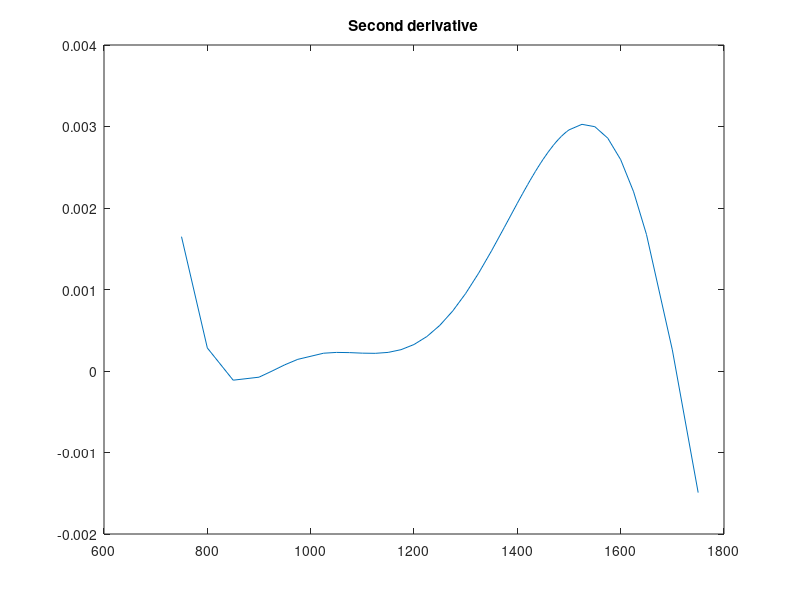

This figure's MATLAB source: (Note: this script raises an error after producing the figure.)
% ndiff_breelitz
% A quick implementation of the Breeden and Litzenberger (Journal of Busisness 1978) formula
% q(K)=d^2C/dK^2
% peter.gruber@usi.ch

clear
load optiondata
data=optiondata;          % underlying was 1455
K=optiondata(:,1);        % strikes
C=optiondata(:,2);        % call prices
plot(K,C)
title('Call price as function of strike K')

%% first derivative
C1=diff(C)./diff(K);
K1=1/2*(K(1:end-1)+K(2:end));
plot(K1,C1)
title('First derivative')


%% second derivative
C2=diff(C1)./diff(K1);
K2=1/2*(K1(1:end-1)+K1(2:end));
plot(K2,C2)
title('Second derivative')


%% polynomial approximation
P = polyfit(K,C,8);
plot(K,C-polyval(P,K),':')
title('approximation error in price')

%% first derivative
polydiff=@(p)p(1:end-1).*(length(p)-1:-1:1);
P1=polydiff(P);
plot(K,polyval(P1,K))
title('First derivative')


%% second derivative
P2=polydiff(polydiff(P));
plot(K,polyval(P2,K))
title('Second derivative')


%% trying with some BS prices
hold off
S=1436.78;
r=0.0609;
tau=0.21;
sigma= 0.248;
Kbs=1000:1:2000;
Cbs=OptionBlackPG(S,Kbs,tau,r,sigma);
bsprice=[Kbs' Cbs'];
Kbs=bsprice(:,1);
Cbs=bsprice(:,2);
plot(K,C);hold on
plot(Kbs,Cbs,'--')
plot(K,polyval(P,K),'r--')
legend('Data','Black-Scholes','Polynomial approx','Location','NorthWest')
title('Prices')
hold off
 
%% first derivative
Cbs1=diff(Cbs)./diff(Kbs);
Kbs1=1/2*(Kbs(1:end-1)+Kbs(2:end));
plot(Kbs1,Cbs1)
hold on
plot(K1,C1,':')
plot(Kbs,polyval(P1,Kbs),'r--')
legend('Black-Scholes','Breeden-Litzenberger','Polynomial approx','Location','NorthWest')
title('First derivative')
hold off

%% second derivative
Cbs2=diff(Cbs1)./diff(Kbs1);
Kbs2=1/2*(Kbs1(1:end-1)+Kbs1(2:end));
plot(Kbs2,Cbs2)
hold on
plot(K2,C2,':')
plot(Kbs,polyval(P2,Kbs),'r--')
legend('Black-Scholes','Breeden-Litzenberger','Polynomial approx','Location','NorthWest')
title('Second derivative')
%axis([800 1800 -0.008 0.01])

%% bonus fit first order derivative and differentiate
Px=polyfit(K1,C1,5);
plot(Kbs1,Cbs1)
hold on
plot(K1,C1,':')
plot(Kbs,polyval(P1,Kbs),'r--')
plot(Kbs,polyval(Px,Kbs),'r-.')
legend('Black-Scholes','Breeden-Litzenberger','Polynomial approx','Mixed','Location','NorthWest')
hold off
title('First derivative')
axis([800 2000 -1.1 0.0])

%%
P1x=polydiff(Px);
plot(Kbs2,Cbs2)
hold on
plot(K2,C2,':')
plot(Kbs,polyval(P2,Kbs),'g--')
plot(Kbs,polyval(P1x,Kbs),'r-.')
legend('Black-Scholes','Breeden-Litzenberger','Polynomial approx','Mixed','Location','NorthWest')
hold off
title('Second derivative')
axis([1100 1800 -0.003 0.005])